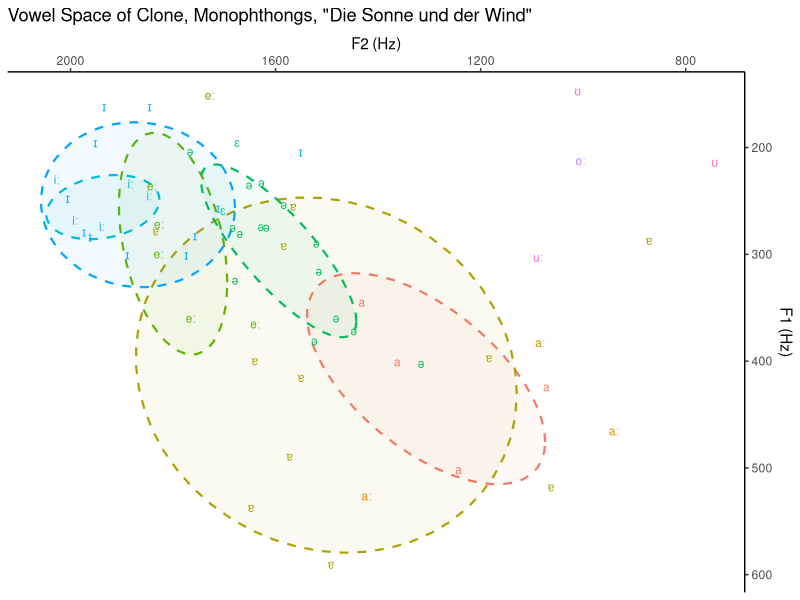
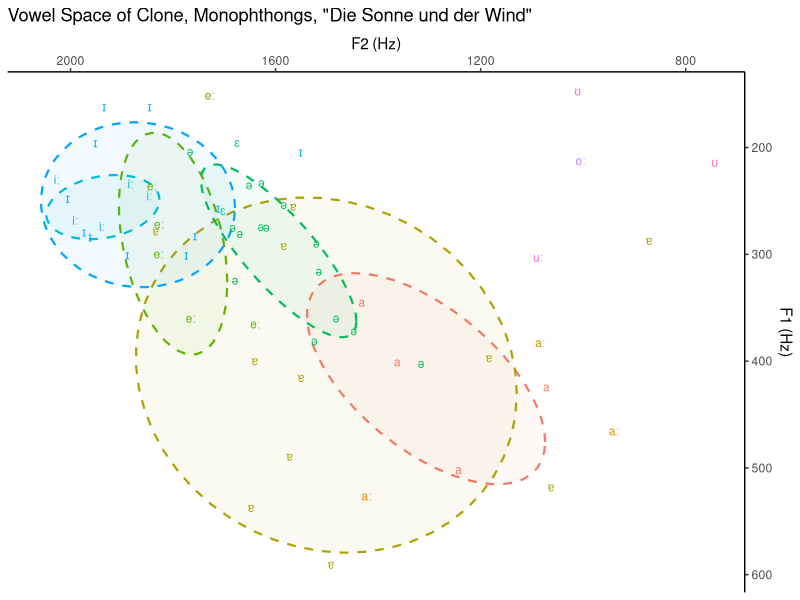

Reproduce these figures in R, in order.
library(dplyr)
library(ggplot2)


MONOPHTHONGS <- c("iː", "ɪ", "a", "aː", "ə", "ɛ", "eː", "ɐ", 
                  "ɔ", "oː", "ʊ", "uː", "œ", "øː", "ʏ", "yː")
NASALS <- c("n", "n̩", "m", "m̩", "ɲ", "ŋ")
LIQUIDS <- c("l", "l̩", "ʁ")
POINTS_SAMPLED <- 6


to_bark <- function(f) {
  return (13 * atan(0.00076 * f) + 3.5 * atan((f / 7500) ** 2))
}

# Read CSV
my_vowels <- read.csv("./ElevenLabsMp3/formants.csv", sep = ";", nrows = 0) %>%
  filter(phone %in% MONOPHTHONGS, !(next_phone %in% c(NASALS, LIQUIDS)))

# Get formants from midpoint
my_vowels <- my_vowels %>%
  filter(point_in_phone == (POINTS_SAMPLED %/% 2))

# Filter out failed formant tracking
my_vowels <- my_vowels %>%
  filter(f1 < 800, f2 < 2500)

# Calculate bark formant values
# my_vowels$b1 <- eval(to_bark(my_vowels$f1), my_vowels)
# my_vowels$b2 <- eval(to_bark(my_vowels$f2), my_vowels)

# Plot
p <- my_vowels %>%
  ggplot(.)+
  aes(x = f2, y = f1, color = phone, label = phone)+
  stat_ellipse(type = "t", level = 0.67, linetype = 2, linewidth = 0.75,
               geom = "polygon", alpha = 0.05, aes(fill = phone))+
  theme_classic()+
  theme(legend.position = "none")+
  scale_x_reverse(position = "top", name = "F2 (Hz)")+
  scale_y_reverse(position = "right", name = "F1 (Hz)")+
  geom_text(hjust=0, vjust=0, size = 3)+
  ggtitle("Vowel Space of Clone, Monophthongs, \"Die Sonne und der Wind\"")

# Display plot
ggsave("ggplot.pdf", device=cairo_pdf)
print(p)
